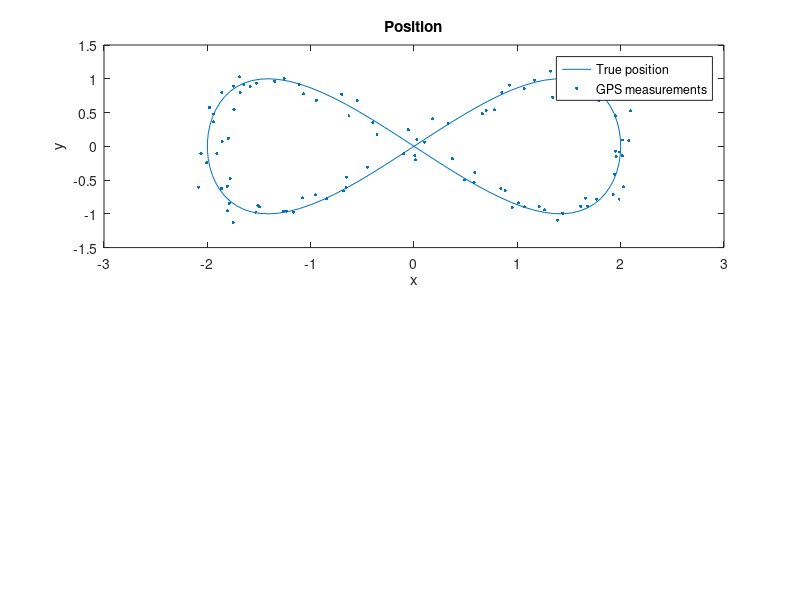

The MATLAB source for this figure: (Note: this script raises an error after producing the figure.)
clear; clc; close all;
% MATLAB code to integrate provided data for tracking maneuvering targets

% Define the scenario
t = linspace(0, 2*pi, 100);
dt = t(2) - t(1);

% Position
x = 2*cos(t);
y = sin(2*t);

% Velocity
dxdt = -2*sin(t);
dydt = 2*cos(2*t);

% Acceleration
d2xdt2 = -2*cos(t);
d2ydt2 = -4*sin(2*t);

% Angular speed (scalar)
omega = (dxdt .* d2ydt2 - dydt .* d2xdt2) ./ (dxdt.^2 + dydt.^2);

% Speed (scalar)
speed = sqrt(dxdt.^2 + dydt.^2);

% Measurement error
gps_sig = 0.1;
omega_sig = 0.3;
speed_sig = 0.1;

% Noisy measurements
x_gps = x + gps_sig * randn(size(x));
y_gps = y + gps_sig * randn(size(y));
omega_sens = omega + omega_sig * randn(size(omega));
speed_sens = speed + speed_sig * randn(size(speed));

% Plotting the position
figure;
subplot(2, 1, 1);
plot(x, y, 'DisplayName', 'True position'); hold on;
scatter(x_gps, y_gps, 5, 'red', 'filled', 'DisplayName', 'GPS measurements');
xlabel('x');
ylabel('y');
title('Position');
legend;
hold on;

% % Plotting the angular speed
% subplot(2,2,2);
% plot(t, omega, 'DisplayName', 'True angular speed'); hold on;
% scatter(t, omega_sens, 5, 'red', 'filled', 'DisplayName', 'Measured angular speed');
% xlabel('Time');
% ylabel('Angular Speed');
% title('Angular Speed');
% legend;
% 
% % Plotting the speed
% subplot(2,2,3);
% plot(t, speed, 'DisplayName', 'True speed'); hold on;
% scatter(t, speed_sens, 5, 'red', 'filled', 'DisplayName', 'Measured speed');
% xlabel('Time');
% ylabel('Speed');
% title('Speed');
% legend;

% Adjust layout
sgtitle('Position, Angular Speed, and Speed');
set(gcf, 'Position', [100, 100, 800, 600]);

% Integrate generated data into tracking filters

% Define measurements to be the position with noise
measPos = [x_gps; y_gps; zeros(size(x_gps))];

% Define the initial state and covariance
positionSelector = [1 0 0 0 0 0; 0 0 1 0 0 0; 0 0 0 0 1 0]; % Position from state
initialState = positionSelector' * measPos(:,1);
initialCovariance = diag([1, 1e4, 1, 1e4, 1, 1e4]); % Velocity is not measured

% Create a constant-velocity trackingEKF
cvekf = trackingEKF(@constvel, @cvmeas, initialState, ...
    'StateTransitionJacobianFcn', @constveljac, ...
    'MeasurementJacobianFcn', @cvmeasjac, ...
    'StateCovariance', initialCovariance, ...
    'HasAdditiveProcessNoise', false, ...
    'ProcessNoise', eye(3));

% Track using the constant-velocity filter
numSteps = numel(t);
dist = zeros(1, numSteps);
estPos = zeros(3, numSteps);
for i = 2:numSteps
    predict(cvekf, dt);
    dist(i) = distance(cvekf, measPos(:,i)); % Distance from true position
    estPos(:,i) = positionSelector * correct(cvekf, measPos(:,i));
end
hold on;
subplot(2, 1, 1);
plot(estPos(1,:), estPos(2,:), '.g', 'DisplayName', 'CV Low PN');
title('True and Estimated Positions with CV Filter');
axis equal;
legend;

% Plot normalized distance
hold on;
subplot(2, 1, 2);
plot((1:numSteps)*dt, dist, 'g', 'DisplayName', 'CV Low PN');
title('Normalized Distance from Estimated Position to True Position');
xlabel('Time (s)');
ylabel('Normalized Distance');
legend;

% Increase the process noise for the constant-velocity filter
cvekf2 = trackingEKF(@constvel, @cvmeas, initialState, ...
    'StateTransitionJacobianFcn', @constveljac, ...
    'MeasurementJacobianFcn', @cvmeasjac, ...
    'StateCovariance', initialCovariance, ...
    'HasAdditiveProcessNoise', false, ...
    'ProcessNoise', diag([50, 50, 1])); % Large uncertainty in the horizontal acceleration

dist = zeros(1, numSteps);
estPos = zeros(3, numSteps);
for i = 2:numSteps
    predict(cvekf2, dt);
    dist(i) = distance(cvekf2, measPos(:,i)); % Distance from true position
    estPos(:,i) = positionSelector * correct(cvekf2, measPos(:,i));
end
hold on;
subplot(2, 1, 1);
plot(estPos(1,:), estPos(2,:), '.c', 'DisplayName', 'CV High PN');
title('True and Estimated Positions with Increased Process Noise');
axis equal;
legend;

% Plot normalized distance
hold on;
subplot(2, 1, 2);
plot((1:numSteps)*dt, dist, 'c', 'DisplayName', 'CV High PN');
title('Normalized Distance from Estimated Position to True Position');
xlabel('Time (s)');
ylabel('Normalized Distance');
legend;

% Use an interacting multiple-model (IMM) filter
imm = trackingIMM('TransitionProbabilities', 0.99); % Default IMM with three models
initialize(imm, initialState, initialCovariance);

% Track using the IMM filter
dist = zeros(1, numSteps);
estPos = zeros(3, numSteps);
modelProbs = zeros(3, numSteps);
modelProbs(:,1) = imm.ModelProbabilities;
for i = 2:numSteps
    predict(imm, dt);
    dist(i) = distance(imm, measPos(:,i)); % Distance from true position
    estPos(:,i) = positionSelector * correct(imm, measPos(:,i));
    modelProbs(:,i) = imm.ModelProbabilities;
end
hold on;
subplot(2, 1, 1);
plot(estPos(1,:), estPos(2,:), '.m', 'DisplayName', 'IMM');
title('True and Estimated Positions with IMM Filter');
axis equal;
legend;

% Plot normalized distance
hold on;
subplot(2, 1, 2);
plot((1:numSteps)*dt, dist, 'm', 'DisplayName', 'IMM');
title('Normalized Distance from Estimated Position to True Position');
xlabel('Time (s)');
ylabel('Normalized Distance');
legend;

% Plot model probabilities
figure;
plot((1:numSteps)*dt, modelProbs);
title('Model Probabilities vs. Time');
xlabel('Time (s)');
ylabel('Model Probabilities');
legend('IMM-CV', 'IMM-CA', 'IMM-CT');
